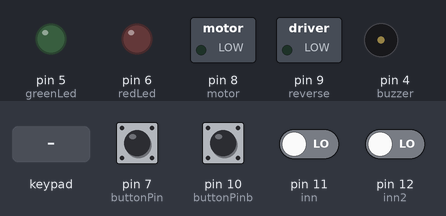
The sketch below on a simulated Arduino Uno, built with avr-gcc and run on an emulated ATmega328P. Shown: switched loads named in the sketch (green lamp = pin HIGH), output pins drawn as LEDs (lit = HIGH), buzzer (waves = sounding, pin HIGH). Dashed ring = blinking. The test bench sets the inputs (shaded band); at power-on: pin 7 (buttonPin), pin 10 (buttonPinb), pin 11 (inn), pin 12 (inn2) LOW. Pins used as bus, display or sensor lines are not drawn.

Above: at 1.2 s.
1.3 s: pin 7 (buttonPin) pulled HIGH for 0.15 s
At 2.0 s:
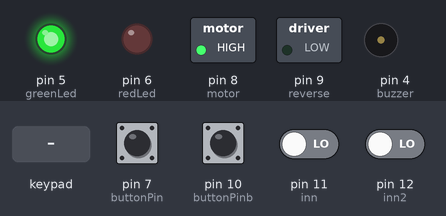
4.3 s: pin 12 (inn2) driven HIGH
At 4.7 s:
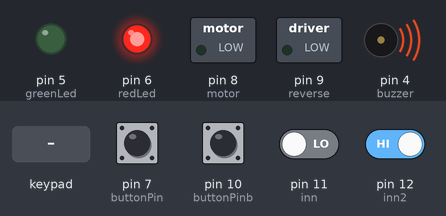
7.3 s: key '*' pressed
At 9.2 s:
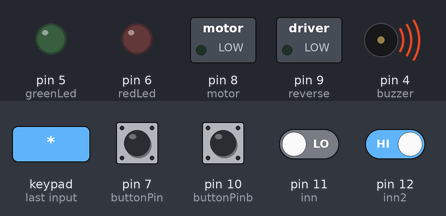
10.3 s: pin 11 (inn) driven HIGH
13.3 s: pin 10 (buttonPinb) pulled HIGH for 1 s
At 16.0 s:
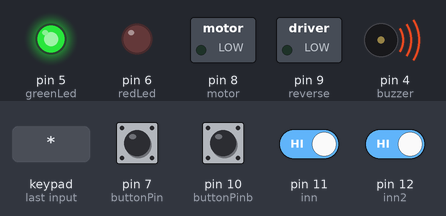
17.3 s: pin 11 (inn) driven LOW
At 20.8 s:
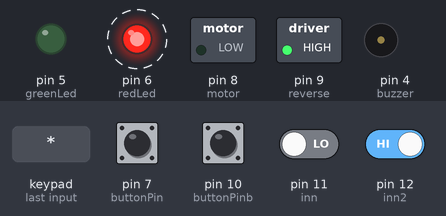
Timing chart, 0 to 21.3 s (numbered marks = the images above; inputs shaded):
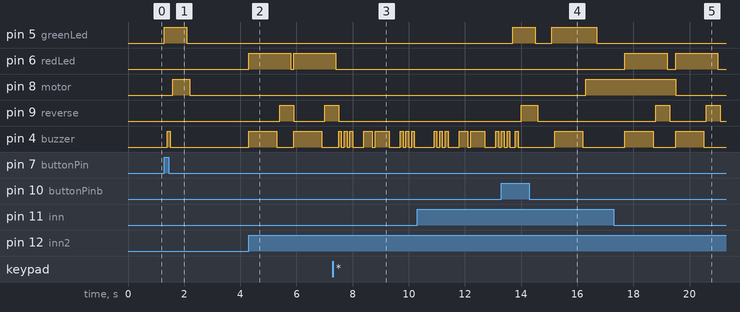

Measured:
- after the input at 1.3 s, pin 5 (greenLed): LOW → HIGH at once, → LOW 0.80 s later; pin 8 (motor): LOW → HIGH after 0.30 s, → LOW 0.60 s later; pin 4 (buzzer): LOW → HIGH after 0.10 s, → LOW 0.10 s later
- after the input at 4.3 s, pin 6 (redLed): LOW → HIGH at once, → LOW 1.5 s later, → HIGH 0.10 s later; pin 9 (reverse): LOW → HIGH after 1.1 s, → LOW 0.50 s later, → HIGH 1.1 s later; pin 4 (buzzer): alternates HIGH for 1.0 s and LOW for 0.60 s, starting at once
- after the input at 7.3 s, pin 6 (redLed): goes on until 7.4 s, then stays LOW; pin 9 (reverse): goes on until 7.5 s, then stays LOW
- after the input at 13.3 s, pin 6 (redLed): stays LOW (without the input it goes to HIGH after 3.0 s); pin 8 (motor): LOW → HIGH after 3.0 s instead of 1.6 s; pin 9 (reverse): LOW → HIGH after 0.70 s, → LOW 0.60 s later
- after the input at 17.3 s, pin 5 (greenLed): stays LOW (without the input it goes to HIGH after 2.2 s); pin 8 (motor): goes on until 19.5 s, then stays LOW

The sketch:

Edo1.ino
```cpp
#include <Keypad.h>
//#include <LiquidCrystal.h>
//#include <Servo.h>
//Servo //servo;//Servo
const int inn = 11;
const int inn2 = 12;
const int buttonPin = 7;
const int buttonPinb = 10;
int motor = 8;
int reverse = 9;
int greenLed = 5;//Green led
int redLed = 6;//Red led
int buzzer = 4;//Buzzer
int reset = 13;

//LiquidCrystal lcd(12, 11, 10, 9, 8, 7);//LCD

const byte rows = 4;//rows
const byte columns = 4;//columns
char correctPassword[10] = {'1', '3', '7', '9'}; //Correct password
char enteredPassword[10];//Entered password on keypad
char charKey;//Key on keypad
int i = 0;
int val = 0;//Counter
char keypad[4][4] =//Keypad array
{
  {'1', '2', '3', 'A'},
  {'4', '5', '6', 'B'},
  {'7', '8', '9', 'C'},
  {'*', '0', '#', 'D'}
};

byte rowsPins[4] = {A0, A1, A2, A3};//Rows pins
byte columnspPins[4] = {A4, A5, 2, 3};//Columns pins

Keypad kpad = Keypad(makeKeymap(keypad),
                     rowsPins, columnspPins, 4, 4);//Keypad map

void setup()
{
  // servo.attach(13);
  pinMode(greenLed, OUTPUT);
  pinMode(buzzer, OUTPUT);
  pinMode(redLed, OUTPUT);
  pinMode(motor, OUTPUT);
  pinMode(reverse, OUTPUT);
  pinMode(inn, INPUT);
  pinMode(inn2, INPUT);
  pinMode(buttonPin, INPUT);
  pinMode(buttonPinb, INPUT);
  pinMode(reset, OUTPUT);
  /*
    //lcd.setCursor(0, 0);
    //lcd.print("Keypad Door Lock");
    //delay(2000);
    //lcd.clear();
    //lcd.setCursor(0, 0);
    //lcd.print("Password: ");
    //Serial.begin(9600);
    //Serial.println("Keypad Door Lock"); */
}

void loop()
{

  if (charKey == '#')

  {
    digitalWrite(greenLed, HIGH);
    delay(100);
    digitalWrite(buzzer, HIGH);
    delay(100);
    digitalWrite(buzzer, LOW);
    delay(100);
    digitalWrite(buzzer, HIGH);
    delay(100);
    digitalWrite(buzzer, LOW);
    delay(100);
    digitalWrite(reverse, HIGH);
    delay(400);
    digitalWrite(greenLed, LOW);
    delay(100);
    digitalWrite(reverse, LOW);
    delay(500);
  }
  else
  { digitalWrite(motor, LOW);
  }


  if (charKey == 'D')

  {
    enteredPassword[i = 0] = charKey;

    digitalWrite(buzzer, HIGH);
    delay(100);
    digitalWrite(buzzer, LOW);
    digitalWrite(buzzer, HIGH);
    delay(100);
    digitalWrite(buzzer, LOW);
  }
  else {
    digitalWrite(motor, LOW);

  }


  if (charKey == 'C')
  {
    if (i > 0) {
      enteredPassword[i--] = charKey;
      digitalWrite(buzzer, HIGH);
      delay(100);
      digitalWrite(buzzer, LOW);
      digitalWrite(buzzer, HIGH);
      delay(100);
      digitalWrite(buzzer, LOW);
    }
  }
  else {
    digitalWrite(motor, LOW);

  }


  if (charKey == '*')

  {
    digitalWrite(reset, HIGH);
    for (i = 1; i <= 3; i++)
    {
      digitalWrite(buzzer, HIGH);
      delay(100);
      digitalWrite(buzzer, LOW);
      delay(100);
    }
    digitalWrite(reset, LOW);
    delay(300);
    digitalWrite(buzzer, HIGH);
    delay(300);
    digitalWrite(buzzer, LOW);
    delay(100);
    digitalWrite(buzzer, HIGH);
    delay(500);
    digitalWrite(buzzer, LOW);
    delay(100);
    delay(300);
    for (i = 1; i <= 3; i++)
    { digitalWrite(buzzer, HIGH);
      delay(100);
      digitalWrite(buzzer, LOW);
      delay(100);
    }
    delay(600);
    for (i = 1; i <= 3; i++)
    { digitalWrite(buzzer, HIGH);
      delay(100);
      digitalWrite(buzzer, LOW);
      delay(100);
    }
    delay(300);
    digitalWrite(buzzer, HIGH);
    delay(300);
    digitalWrite(buzzer, LOW);
    delay(100);
    digitalWrite(buzzer, HIGH);
    delay(500);
    digitalWrite(buzzer, LOW);
    delay(100);
    delay(300);
    for (i = 1; i <= 3; i++)
    { digitalWrite(buzzer, HIGH);
      delay(100);
      digitalWrite(buzzer, LOW);
      delay(100);
    }
  }
  else {
    digitalWrite(motor, LOW);
  }
  val = digitalRead(buttonPinb);// cloase
  if (val == HIGH)
  {
    digitalWrite(greenLed, HIGH);
    delay(100);
    digitalWrite(buzzer, HIGH);
    delay(100);
    digitalWrite(buzzer, LOW);
    delay(100);
    digitalWrite(reverse, HIGH);
    delay(500);
    digitalWrite(greenLed, LOW);
    delay(100);
    digitalWrite(reverse, LOW);
    delay(500);
  }
  else {
    digitalWrite(motor, LOW);
  }
  val = digitalRead(buttonPin);// cloase
  if (val == HIGH)
  {
    digitalWrite(greenLed, HIGH);
    delay(100);
    digitalWrite(buzzer, HIGH);
    delay(100);
    digitalWrite(buzzer, LOW);
    delay(100);
    digitalWrite(motor, HIGH);
    delay(500);
    digitalWrite(greenLed, LOW);
    delay(100);
  }
  else {
    digitalWrite(motor, LOW);
  }
  val = digitalRead(inn);// cloase
  if (val == HIGH)
  {
    digitalWrite(greenLed, HIGH);
    delay(100);
    digitalWrite(buzzer, HIGH);
    delay(1000);
    digitalWrite(buzzer, LOW);
    delay(100);
    digitalWrite(motor, HIGH);
    delay(400);
    digitalWrite(greenLed, LOW);
    delay(1000);
  }
  else {
    digitalWrite(motor, LOW);
  }
  val = digitalRead(inn2);// cloase
  if (val == HIGH)
  {
    digitalWrite(redLed, HIGH);
    // /*
    digitalWrite(buzzer, HIGH);
    delay(1000);
    digitalWrite(buzzer, LOW);
    delay(100);
    //  /*
    digitalWrite(reverse, HIGH);
    delay(400);
    digitalWrite(redLed, LOW);
    delay(100);
    digitalWrite(reverse, LOW);
  }
  else {
    digitalWrite(motor, LOW);
  }
  {
    //servo.write(0);
    digitalWrite(redLed, LOW);
    digitalWrite(greenLed, LOW);
    charKey = kpad.getKey();
    if (charKey && charKey != '#' && charKey != '*' && charKey != 'D' && charKey != 'C')
    {
      enteredPassword[i++] = charKey;
      //lcd.setCursor(i, 1);
      //lcd.print("*");
      digitalWrite(buzzer, HIGH);
      delay(100);
      digitalWrite(buzzer, LOW);
    }
    if ( i == 4) {
      delay(200);
      char correctPassword[4] = {'7', '9', '5', '9'}; //Correct password
      if ((strncmp(enteredPassword, correctPassword, 4) ==  0))
      {
        /*lcd.clear();
          lcd.setCursor(0, 0);
          servo.write(90);
          lcd.print("Access Granted!!!"); */
        digitalWrite(greenLed, HIGH);
        digitalWrite(redLed, LOW);
        digitalWrite(motor, HIGH);
        digitalWrite(buzzer, HIGH);
        delay(100);
        digitalWrite(buzzer, LOW);
        delay(100);
        digitalWrite(buzzer, HIGH);
        delay(100);
        digitalWrite(buzzer, LOW);
        delay(1000);
        digitalWrite(motor, LOW);
        //lcd.clear();
        //lcd.setCursor(0, 0);
        //lcd.print("Password: ");
        i = 0;
      }
    }
    if ( i == 9) {
      delay(200);
      char correctPassword[9] = {'2', '0', '1', '9', '1', '0', '1', '5', '5'}; //Correct password
      if ((strncmp(enteredPassword, correctPassword, 9) ==  0))
      {
        /*   lcd.clear();
          lcd.setCursor(0, 0);
          servo.write(90);
          lcd.print("Access Granted!!!"); */
        digitalWrite(greenLed, HIGH);
        digitalWrite(redLed, LOW);
        digitalWrite(motor, HIGH);
        digitalWrite(buzzer, HIGH);
        delay(100);
        digitalWrite(buzzer, LOW);
        delay(100);
        digitalWrite(buzzer, HIGH);
        delay(100);
        digitalWrite(buzzer, LOW);
        delay(1000);
        digitalWrite(motor, LOW);
        //lcd.clear();
        //lcd.setCursor(0, 0);
        //lcd.print("Password: ");
        i = 0;
      }
    }
    else if (i == 8)
    {
      delay(200);
      char correctPassword[8] = {'A', 'B', 'A', 'B', '1', '2', '1', '2'}; //Correct password
      if ((strncmp(enteredPassword, correctPassword, 8) ==  0))
      {
        /*   lcd.clear();
          lcd.setCursor(0, 0);
          servo.write(90);
          lcd.print("Access Granted!!!"); */
        digitalWrite(greenLed, HIGH);
        digitalWrite(redLed, LOW);
        digitalWrite(motor, HIGH);
        digitalWrite(buzzer, HIGH);
        delay(100);
        digitalWrite(buzzer, LOW);
        delay(100);
        digitalWrite(buzzer, HIGH);
        delay(100);
        digitalWrite(buzzer, LOW);
        delay(1000);
        digitalWrite(motor, LOW);
        //lcd.clear();
        //lcd.setCursor(0, 0);
        //lcd.print("Password: ");
        i = 0;
      }
      //from here0
      else if (i == 8)
      {
        delay(200);
        char correctPassword[8] = {'7', '7', '9', '9', '5', '5', '9', '9'}; //Correct password
        if ((strncmp(enteredPassword, correctPassword, 8) ==  0))
        {
          /*   lcd.clear();
            lcd.setCursor(0, 0);
            servo.write(90);
            lcd.print("Access Granted!!!"); */
          digitalWrite(greenLed, HIGH);
          digitalWrite(redLed, LOW);
          digitalWrite(motor, HIGH);
          digitalWrite(buzzer, HIGH);
          delay(100);
          digitalWrite(buzzer, LOW);
          delay(100);
          digitalWrite(buzzer, HIGH);
          delay(100);
          digitalWrite(buzzer, LOW);
          delay(1000);
          digitalWrite(motor, LOW);
          //lcd.clear();
          //lcd.setCursor(0, 0);
          //lcd.print("Password: ");
          i = 0;
        }
        //tell here0
        else
        {
          //lcd.clear();
          //lcd.setCursor(0, 0);
          //lcd.print("Access Denied!!!");
          digitalWrite(greenLed, LOW);
          digitalWrite(redLed, HIGH);
          digitalWrite(reverse, HIGH);
          digitalWrite(buzzer, HIGH);
          delay(1000);
          digitalWrite(buzzer, LOW);
          delay(1000);
          digitalWrite(reverse, LOW);
          //lcd.clear();
          //lcd.setCursor(0, 0);
          //lcd.print("Password: ");
          i = 0;
        }
      }
    }
  }
}
```
